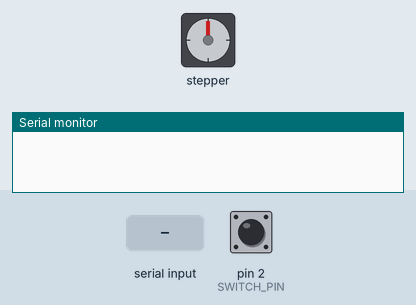
Recording of a sketch running on a simulated Arduino Uno, built with avr-gcc and run on an emulated ATmega328P. On the bench: stepper motor, the last lines printed to the serial monitor. Wiring (inferred from the names in the program): stepper motor driver (200 steps per turn assumed): step pin 5; direction pin 4; enable pin 6. The inputs (shaded band) are chosen by the test bench; at power-on: pin 2 (SWITCH_PIN) HIGH.

Above: at 1.2 s.
1.3 s: "90,45,200\n" received over Serial
At 1.76 s:
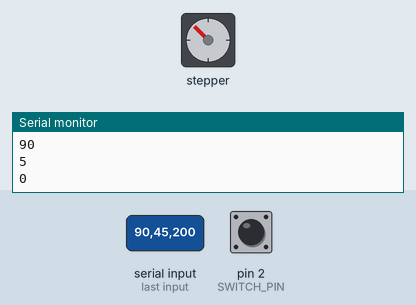
At 2.36 s:
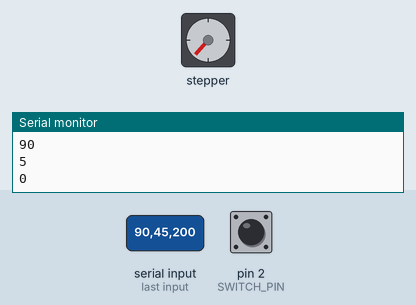
4.3 s: pin 2 (SWITCH_PIN) pulled LOW for 0.15 s
At 4.46 s:
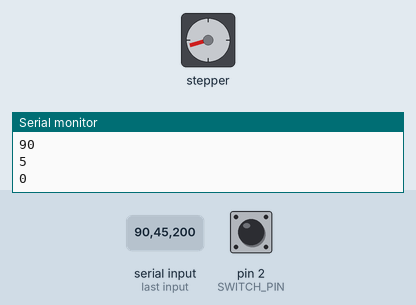
Timing chart, 0 to 16.3 s (numbered marks = the images above; inputs shaded):
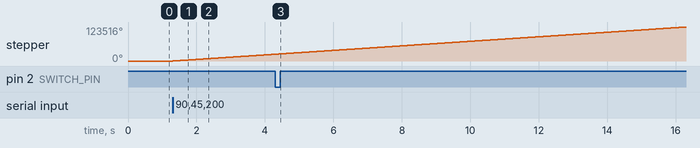

The sketch:

Bending_test_arduinoUNO_code.ino
```cpp
//ATTEMPT_1

// Run a A4998 Stepstick from an Arduino UNO.
// Paul Hurley Aug 2015
int x;
int k = 1;
int speed = 1;

#define BAUD (9600)
#define SWITCH_PIN 2 // Pin connected to the switch

const int EnablePin = 8;
const int stepPin = 5;
const int dirPin = 4;

int buttonState = 0;        // Current state of the button
int counter = 01;            // Variable for counter function
int lastButtonState = 1;    // Previous button state
volatile int count = 0;     // Volatile variable to store the count
int dead = 0;
int bend =0;
void setup()
{

  Serial.begin(9600); // Initialize serial communication at 9600 baud rate
  pinMode(6,OUTPUT); // Enable
  pinMode(5,OUTPUT); // Step
  pinMode(4,OUTPUT); // Dir
  digitalWrite(6,LOW); // Set Enable low
}

void loop()
{
  pinMode(SWITCH_PIN, INPUT_PULLUP); // Set the switch pin as input with internal pull-up resistor
  attachInterrupt(digitalPinToInterrupt(SWITCH_PIN), switchInterrupt, FALLING); // Attach interrupt to switch pin
  if (Serial.available() > 0) { // If data is available to read
    // Read the incoming command
    String command = Serial.readStringUntil('\n');
        speed = command.substring(0, 4).toInt();
        bend = command.substring(4, 7).toInt();
        int dead = command.substring(7, 8).toInt();
        Serial.println(speed);
        Serial.println(bend);
        Serial.println(dead);

        if (dead == 1) {
        count = 0; // Reset the count to zero
        counter = 0;
        dead = 0;
//      Serial.println("Count reseted");
    }
  }
  k = speed;

  digitalWrite(6,LOW); // Set Enable low
  digitalWrite(4,HIGH); // Set Dir high
  if (count != bend)
  {
    digitalWrite(5,HIGH); // Output high
    delayMicroseconds(k); // Wait
    digitalWrite(5,LOW); // Output low
    delayMicroseconds(k); // Wait

  }


}

void switchInterrupt() {
  buttonState = digitalRead(SWITCH_PIN);
  if (buttonState != lastButtonState) {
    // check if the pushbutton is pressed. If it is, the buttonState is HIGH:
    if (buttonState == HIGH) {
      count = counter++;  // Increment the counter each time the switch is pressed
      delay(5);
      lastButtonState = HIGH;
      Serial.println(count);
    } else {
      lastButtonState = LOW;
    }
  }
}
```

Measured:
- after the input at 1.3 s, stepper: keeps turning clockwise at about 8241°/s, starting at once
